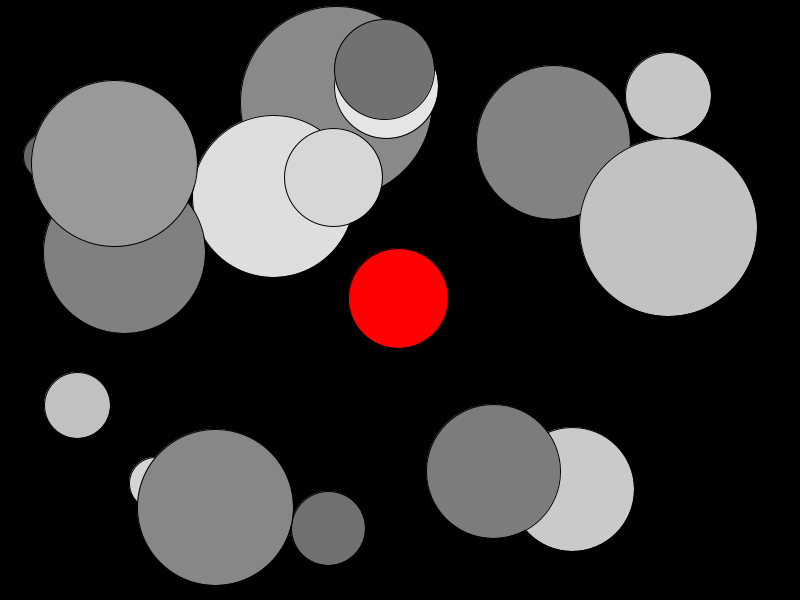
Frame 1 (no input)
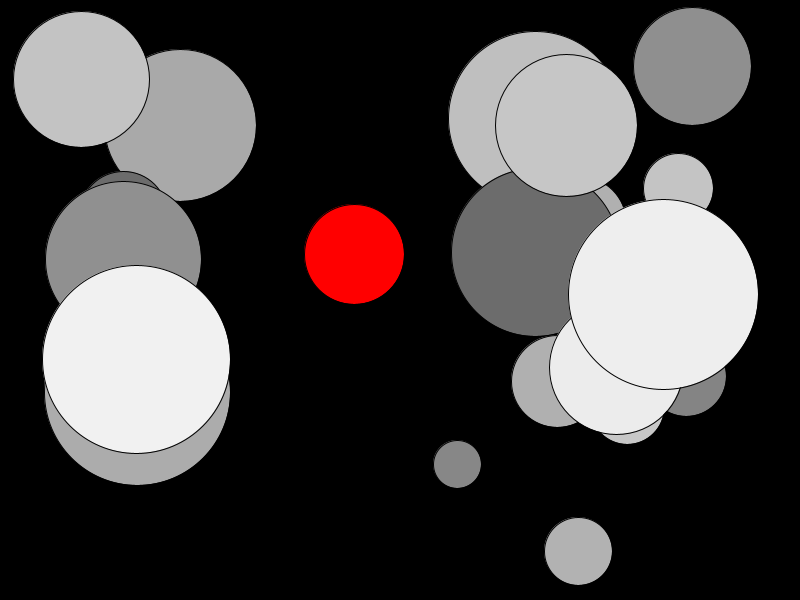
Frame 60 (the mouse pressed at the canvas centre just before this capture)
Frame 120 (the mouse held since frame 60 and released just before this capture): identical to frame 60, image omitted

The Processing sketch that drew these frames (run headless with seeded random() and noise(); from frame 60 on, the mouse is pressed at the canvas centre):

// Processing sketch: AgarIO
// ── AgarIO.pde
// A Processing implementation of Agar.io for HvA's Programming Course.
// Player controls a red circle with the mouse.
// You can eat other circles if they're smaller than you by moving over them.
// If they're bigger, you're eaten instead.
// Try to become the biggest circle.
// 
// This project was done in under 100 minutes.
// By Kamiel de Visser, 500838438

// The amount of enemy circles.
int amountOfCircles = 20;
// Circle objects for our player and enemies
static Circle player;
Circle[] circles = new Circle[amountOfCircles];

Style style = new Style();

// These need to match up with the resolution you play at.
final static int SIZE_X = 800;
final static int SIZE_Y = 600;

// 
Boolean delayFrame = false;
int delayTime = 5000;

// Gets called before the first iteration of draw()
void setup()
{
    // Set the sketch size 
    // These have to be magic numbers but match with SIZE_X and SIZE_Y
    size(800,600);
    // Ensure we draw all circles and text with the x and y positions at their center
    ellipseMode(CENTER);
    textAlign(CENTER);

    createPlayer();
    createEnemies();
}

// Keeps drawing each frame of our game after setup() has finished.
void draw()
{
    // Fill with backgroundcolor
    background(style.backgroundColor);
    // Check whether this frame needs a delay
    if (delayFrame)
    {
        delay(delayTime);
        delayFrame = false;
    }
    // if game is in progress
    if (player.r > 0 && player.r < SIZE_Y)
    {
        CheckMovement();
        HandlePlayers();
    }
    // player must have won
    else if (player.r > SIZE_Y)
    {
        DrawEndScreen(1);
        NewGame();
    }
    // player must have lost
    else 
    {
        DrawEndScreen(2);
        NewGame();
    }
}


// Calls the functions needed to start a new game
void NewGame()
{
    createPlayer();
    createEnemies();
}

// Creates the Circle object which the player will be controlling
void createPlayer()
{
    int playerRadius = 30;
    player = new Circle();
    player.x = SIZE_X / 2;
    player.y = SIZE_Y / 2;
    player.r = 50;
    player.d = 2 * player.r;
    //                         R  G  B
    player.fillColor = color(255, 0, 0);
}

// Creates the Circle objects in circles[] which will be the enemies.
void createEnemies()
{    
    int j = 0;
    int errorLoops = 300;
    for (int i = 0; i < amountOfCircles; i++)
    {
        circles[i] = new Circle();
        // If circle overlaps the player's start circle, 
        // overwrite that circle with a new random circle
        while (circles[i].circlePlayerOverlap() && j < errorLoops)
        {
            circles[i] = new Circle();
            // Also prevent inf. while loop in case of extremely bad luck creating the circles.
            j++;
        }
        j = 0;
    }
}

// Draws either a win (type 1) or loss (type 2) screen
void DrawEndScreen(int type)
{
    fill(style.textColor);
    String s = "";
    if (type == 1)
        s = "You won!\nResetting game in 5 seconds";
    else if (type == 2)
        s = "You lost!\nResetting game in 5 seconds";
    textSize(style.fontSize);
    text(s, SIZE_X / 2, SIZE_Y / 2);
    delayFrame = true;
}

// Checks whether the player needs to move and calls the corresponding action
void CheckMovement()
{
    int distX = player.x - mouseX;
    int distY = player.y - mouseY;

    if (abs(distX) >= player.r || abs(distY) >= player.r)
    {
        player.MoveTowards(distX, distY);
        return;
    }
}

// Handles further actions for all players (this includes the enemies)
void HandlePlayers()
{
    // Draw enemies and check if they overlap with the player
    for (int i = 0; i < amountOfCircles; i++)
    {
        circles[i].Display();
        if (circles[i].circlePlayerOverlap())
            OnOverlap(circles[i]);
    }
    // Draw player after the enemies to ensure we always see player on top
    player.Display();
}

// Defines what to do when a circle and a player overlap.
void OnOverlap(Circle circle)
{
    int penalty = 2;
    int rMax = circle.rMax;
    // Check whether the circle hasn't been killed yet
    if (circle.r > 0)
    {
        // Circle is bigger than or as big as player
        if (circle.r >= player.r)
        {
            // Player shrinks, circle grows
            player.r = (constrain(player.r - penalty, 0, SIZE_Y + penalty));
            player.GetD();
            circle.r = (constrain(circle.r + penalty, 0, SIZE_Y + penalty));
            circle.GetD();
        }
        else
        // Circle is smaller than player
        {
            // Player grows, circle shrinks
            player.r = (constrain(player.r + penalty, 0, SIZE_Y + penalty));
            player.GetD();
            circle.r = (constrain(circle.r - penalty, 0, SIZE_Y + penalty));
            circle.GetD();
        }
    }

}

// Defines what a circle is and can do.
// Circle objects are used to represent both enemies and players.
class Circle
{
    int x, y, r, d;
    int rMax;
    color fillColor;
    int moveSpeed = 2;

    // Constructor function, called when a new circle is created
    Circle()
    {
        // Gives the circle a random diameter
        int rMin = 20;
        rMax = 100;
        r = int(random(rMin, rMax + 1));
        GetD();

        // Set a random X position on the screen, but not off the screen.
        int randomXYMin = r;
        int randomXMax = AgarIO.SIZE_X - r;
        int randomYMax = AgarIO.SIZE_Y - r;
        x = int(random(randomXYMin, randomXMax + 1));
        y = int(random(randomXYMin, randomYMax + 1));

        // Give the circle a random color
        int greyValueMin = 100;
        int greyValueMax = 255;
        fillColor = int(random(greyValueMin, greyValueMax + 1));
    }

    // Get the diameter from the radius
    int GetD()
    {
        return d = 2 * r;
    }

    // Moves this circle towards the inputted distance
    void MoveTowards(int distX, int distY)
    {
        if (distX < 0)
            x += moveSpeed;
        else if (distX > 0)
            x -= moveSpeed;
        if (distY < 0)
            y += moveSpeed;
        else if (distY > 0)
            y -= moveSpeed;
    }

    // Checks whether this circle and the player circle overlap.
    // Returns true if it does, and false if it doesn't.
    Boolean circlePlayerOverlap()
    {
        int dX = player.x - x;
        int dY = player.y - y;
        float dist = sqrt(dX * dX + dY * dY);
        if (dist - player.r - r > 0)
            return false;
        return true;
    }

    // Draws this circle
    void Display()
    {
        fill(fillColor);
        ellipse(x, y, d, d);
    }
}

// Holds our styling options
class Style
{
    color backgroundColor = 0;
    color textColor = 255;
    int fontSize = 30;
}
